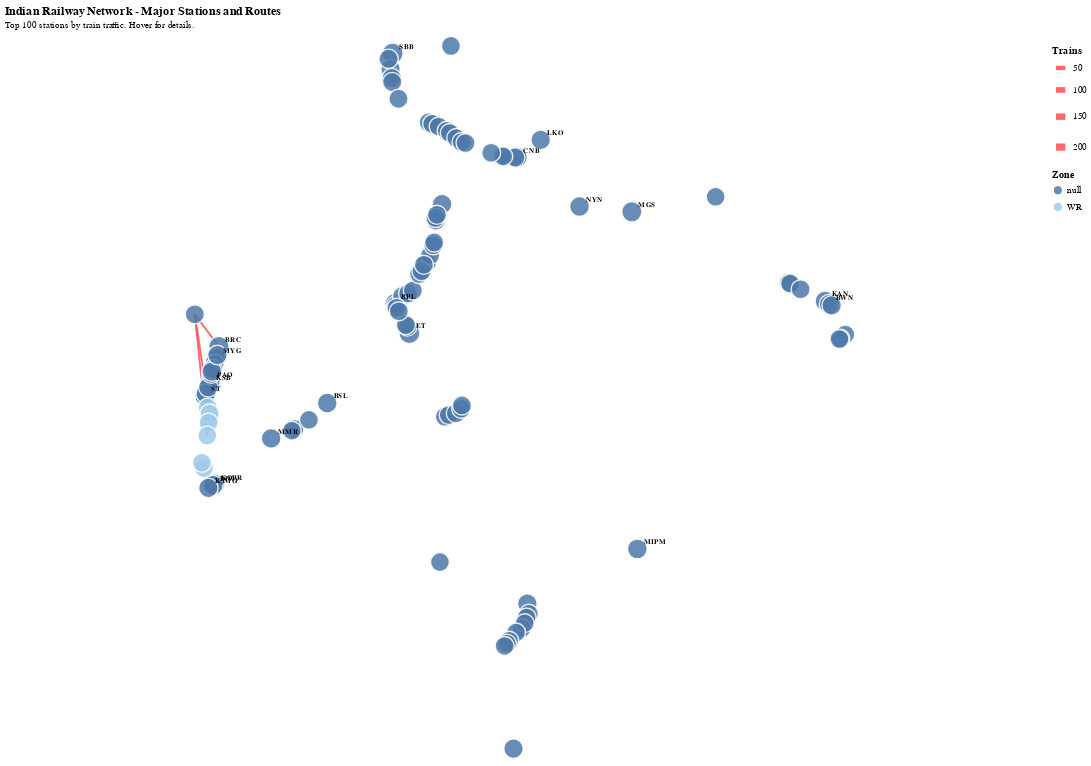

Notebook code for this chart:
### Code cell
chart

### Figure 1 — Vega-Lite specification as saved in the notebook (floating-point values rounded to 4 significant figures)
{"config": {"view": {"continuousWidth": 300, "continuousHeight": 300, "strokeWidth": 0}}, "layer": [{"data": {"name": "data-b579aa8f63f14e21ec0dd7076076fa5a"}, "mark": {"type": "rule", "color": "#ff4444", "opacity": 0.8}, "encoding": {"latitude": {"field": "lat1", "type": "quantitative"}, "latitude2": {"field": "lat2"}, "longitude": {"field": "lon1", "type": "quantitative"}, "longitude2": {"field": "lon2"}, "strokeWidth": {"field": "train_count", "legend": {"title": "Trains"}, "scale": {"range": [2, 8], "type": "sqrt"}, "type": "quantitative"}, "tooltip": [{"field": "from_name", "title": "From", "type": "nominal"}, {"field": "to_name", "title": "To", "type": "nominal"}, {"field": "train_count", "title": "Trains", "type": "quantitative"}]}}, {"data": {"name": "data-9efed27d104a836bc9198124bb003254"}, "mark": {"type": "circle", "stroke": "white", "strokeWidth": 1.5}, "encoding": {"color": {"field": "zone", "legend": {"orient": "right", "title": "Zone"}, "scale": {"scheme": "tableau20"}, "type": "nominal"}, "latitude": {"field": "lat", "type": "quantitative"}, "longitude": {"field": "lon", "type": "quantitative"}, "opacity": {"value": 0.85}, "size": {"condition": {"param": "param_4", "empty": false, "value": 600}, "field": "total_trains", "legend": null, "scale": {"range": [50, 500], "type": "sqrt"}, "type": "quantitative"}, "tooltip": [{"field": "name", "title": "Station", "type": "nominal"}, {"field": "code", "title": "Code", "type": "nominal"}, {"field": "zone", "title": "Zone", "type": "nominal"}, {"field": "total_trains", "format": ",", "title": "Trains", "type": "quantitative"}]}, "name": "view_4"}, {"data": {"name": "data-e50efac262a4d0ee20f3ac0a4c347cdf"}, "mark": {"type": "text", "align": "left", "dx": 7, "dy": -7, "fontSize": 8, "fontWeight": "bold"}, "encoding": {"latitude": {"field": "lat", "type": "quantitative"}, "longitude": {"field": "lon", "type": "quantitative"}, "text": {"field": "code", "type": "nominal"}}}], "height": 750, "params": [{"name": "param_4", "select": {"type": "point", "fields": ["code"], "on": "mouseover"}, "views": ["view_4"]}], "projection": {"type": "mercator"}, "title": {"text": "Indian Railway Network - Major Stations and Routes", "subtitle": "Top 100 stations by train traffic. Hover for details.", "subtitleFontSize": 10, "anchor": "start"}, "width": 1100, "$schema": "https://vega.github.io/schema/vega-lite/v5.20.1.json", "datasets": {"data-b579aa8f63f14e21ec0dd7076076fa5a": [{"from": "DIVA", "to": "KOPR", "train_count": 198, "lat1": 19.19, "lon1": 73.04, "from_name": "DIVA", "lat2": 19.21, "lon2": 73.08, "to_name": "KOPAR ROAD"}, {"from": "CSN", "to": "HPR", "train_count": 181, "lat1": 20.46, "lon1": 75.0, "from_name": "CHALISGAON JN", "lat2": 20.42, "lon2": 74.94, "to_name": "HIRAPUR"}, {"from": "BNI", "to": "HBD", "train_count": 190, "lat1": 22.79, "lon1": 77.68, "from_name": "BUDNI", "lat2": 22.75, "lon2": 77.72, "to_name": "HOSHANGABAD"}, {"from": "MDDP", "to": "MSO", "train_count": 189, "lat1": 23.09, "lon1": 77.51, "from_name": "MANDI DIP", "lat2": 23.17, "lon2": 77.46, "to_name": "MISROD"}, {"from": "HBJ", "to": "MSO", "train_count": 190, "lat1": 23.22, "lon1": 77.44, "from_name": "HABIBGANJ", "lat2": 23.17, "lon2": 77.46, "to_name": "MISROD"}, {"from": "BPL", "to": "HBJ", "train_count": 192, "lat1": 23.27, "lon1": 77.41, "from_name": "BHOPAL JN", "lat2": 23.22, "lon2": 77.44, "to_name": "HABIBGANJ"}, {"from": "BET", "to": "KAH", "train_count": 190, "lat1": 23.91, "lon1": 78.0, "from_name": "BARETH", "lat2": 23.98, "lon2": 78.06, "to_name": "KALHAR"}, {"from": "BINA", "to": "KIKA", "train_count": 190, "lat1": 24.17, "lon1": 78.18, "from_name": "BINA JN", "lat2": 24.12, "lon2": 78.11, "to_name": "KURWAI KETHORA"}, {"from": "JLN", "to": "JRO", "train_count": 190, "lat1": 24.55, "lon1": 78.34, "from_name": "JAKHALAUN", "lat2": 24.61, "lon2": 78.36, "to_name": "JIRON"}, {"from": "BZY", "to": "MZX", "train_count": 190, "lat1": 25.14, "lon1": 78.39, "from_name": "BASAI", "lat2": 25.09, "lon2": 78.4, "to_name": "MATATILA"}, {"from": "BPW", "to": "BZY", "train_count": 190, "lat1": 25.21, "lon1": 78.43, "from_name": "BURHPURA", "lat2": 25.14, "lon2": 78.39, "to_name": "BASAI"}, {"from": "BCQ", "to": "STN", "train_count": 186, "lat1": 23.71, "lon1": 86.93, "from_name": "BARACHAK", "lat2": 23.72, "lon2": 86.9, "to_name": "SITARAMPUR"}, {"from": "HNG", "to": "TDL", "train_count": 189, "lat1": 27.18, "lon1": 78.31, "from_name": "HIRANGAON", "lat2": 27.21, "lon2": 78.23, "to_name": "TUNDLA JN"}, {"from": "BDN", "to": "KAA", "train_count": 185, "lat1": 26.98, "lon1": 78.74, "from_name": "BHADAN", "lat2": 27.03, "lon2": 78.66, "to_name": "KAURARA"}, {"from": "EKL", "to": "ETW", "train_count": 185, "lat1": 26.77, "lon1": 79.12, "from_name": "EKDIL", "lat2": 26.79, "lon2": 79.02, "to_name": "ETAWAH"}, {"from": "MTO", "to": "RMW", "train_count": 185, "lat1": 26.48, "lon1": 80.03, "from_name": "MAITHA", "lat2": 26.48, "lon2": 79.98, "to_name": "ROSHAN MAU"}, {"from": "CNB", "to": "GOY", "train_count": 213, "lat1": 26.45, "lon1": 80.35, "from_name": "KANPUR CENTRAL", "lat2": 26.45, "lon2": 80.31, "to_name": "GOVINDPURI"}, {"from": "PWL", "to": "RDE", "train_count": 198, "lat1": 28.15, "lon1": 77.34, "from_name": "PALWAL", "lat2": 28.07, "lon2": 77.35, "to_name": "RUNDHI"}, {"from": "KSPR", "to": "MYG", "train_count": 212, "lat1": 22.12, "lon1": 73.15, "from_name": "KASHIPURA SARAR", "lat2": 22.05, "lon2": 73.12, "to_name": "MIYAGAM KARJAN"}, {"from": "CVJ", "to": "NIU", "train_count": 212, "lat1": 21.75, "lon1": 73.01, "from_name": "CHAVAJ", "lat2": 21.81, "lon2": 73.03, "to_name": "NABIPUR"}, {"from": "BH", "to": "CVJ", "train_count": 211, "lat1": 21.71, "lon1": 73.0, "from_name": "BHARUCH JN", "lat2": 21.75, "lon2": 73.01, "to_name": "CHAVAJ"}, {"from": "KIM", "to": "KSB", "train_count": 214, "lat1": 21.4, "lon1": 72.93, "from_name": "KIM", "lat2": 21.46, "lon2": 72.95, "to_name": "KOSAMBA JN"}, {"from": "AML", "to": "BIM", "train_count": 188, "lat1": 20.81, "lon1": 72.96, "from_name": "AMALSAD", "lat2": 20.76, "lon2": 72.97, "to_name": "BILIMORA JN"}, {"from": "BL", "to": "DGI", "train_count": 189, "lat1": 20.61, "lon1": 72.93, "from_name": "VALSAD", "lat2": 20.69, "lon2": 72.95, "to_name": "DUNGRI"}, {"from": "KRV", "to": "OGL", "train_count": 180, "lat1": 15.55, "lon1": 80.11, "from_name": "KARAVADI", "lat2": 15.5, "lon2": 80.06, "to_name": "ONGOLE"}, {"from": "TEL", "to": "TSR", "train_count": 179, "lat1": 16.24, "lon1": 80.64, "from_name": "TENALI JN", "lat2": 16.16, "lon2": 80.59, "to_name": "TSUNDURU"}, {"from": "CGA", "to": "FLR", "train_count": 182, "lat1": 22.49, "lon1": 88.14, "from_name": "CHENGEL", "lat2": 22.48, "lon2": 88.12, "to_name": "PHULESWAR"}, {"from": "BTBR", "to": "GMG", "train_count": 189, "lat1": 20.92, "lon1": 79.01, "from_name": "BUTI BORI", "lat2": 20.99, "lon2": 79.03, "to_name": "GUMGAON"}, {"from": "SEGM", "to": "SLOR", "train_count": 70, "lat1": 20.74, "lon1": 78.62, "from_name": "SEVAGRAM", "lat2": 20.78, "lon2": 78.71, "to_name": "SELOO ROAD"}, {"from": "BWN", "to": "GRP", "train_count": 198, "lat1": 23.25, "lon1": 87.87, "from_name": "BARDDHAMAN JN", "lat2": 23.22, "lon2": 87.93, "to_name": "GANGPUR"}, {"from": "NYN", "to": "NYN", "train_count": 6, "lat1": 25.39, "lon1": 81.86, "from_name": "NAINI", "lat2": 25.39, "lon2": 81.86, "to_name": "NAINI"}, {"from": "KCC", "to": "TEL", "train_count": 3, "lat1": 16.48, "lon1": 80.6, "from_name": "KRISHNA CANAL", "lat2": 16.24, "lon2": 80.64, "to_name": "TENALI JN"}, {"from": "BBQ", "to": "BBQ", "train_count": 15, "lat1": 13.1, "lon1": 80.27, "from_name": "BASIN BRIDGE JN", "lat2": 13.1, "lon2": 80.27, "to_name": "BASIN BRIDGE JN"}, {"from": "MIPM", "to": "MIPM", "train_count": 29, "lat1": 17.74, "lon1": 83.25, "from_name": "MARRIPALEM", "lat2": 17.74, "lon2": 83.25, "to_name": "MARRIPALEM"}, {"from": "ADI", "to": "BRC", "train_count": 1, "lat1": 23.03, "lon1": 72.6, "from_name": "AHMEDABAD JN", "lat2": 22.31, "lon2": 73.18, "to_name": "VADODARA JN"}, {"from": "UDL", "to": "UDL", "train_count": 10, "lat1": 23.58, "lon1": 87.18, "from_name": "ANDAL JN", "lat2": 23.58, "lon2": 87.18, "to_name": "ANDAL JN"}, {"from": "ADI", "to": "BIM", "train_count": 1, "lat1": 23.03, "lon1": 72.6, "from_name": "AHMEDABAD JN", "lat2": 20.76, "lon2": 72.97, "to_name": "BILIMORA JN"}, {"from": "ADI", "to": "KEB", "train_count": 1, "lat1": 23.03, "lon1": 72.6, "from_name": "AHMEDABAD JN", "lat2": 20.32, "lon2": 72.9, "to_name": "KARAMBELI"}], "data-9efed27d104a836bc9198124bb003254": [{"code": "CNB", "name": "KANPUR CENTRAL", "state": null, "zone": null, "lon": 80.35, "lat": 26.45, "total_trains": 578.0}, {"code": "ET", "name": "ITARSI JN", "state": null, "zone": null, "lon": 77.77, "lat": 22.61, "total_trains": 576.0}, {"code": "SBB", "name": "SAHIBABAD", "state": null, "zone": null, "lon": 77.36, "lat": 28.67, "total_trains": 570.0}, {"code": "KOPR", "name": "KOPAR ROAD", "state": null, "zone": null, "lon": 73.08, "lat": 19.21, "total_trains": 524.0}, {"code": "MGS", "name": "MUGHAL SARAI JN", "state": null, "zone": null, "lon": 83.12, "lat": 25.28, "total_trains": 490.0}, {"code": "BRC", "name": "VADODARA JN", "state": null, "zone": null, "lon": 73.18, "lat": 22.31, "total_trains": 490.0}, {"code": "KAN", "name": "KHANA JN", "state": null, "zone": null, "lon": 87.77, "lat": 23.32, "total_trains": 464.0}, {"code": "DIVA", "name": "DIVA", "state": null, "zone": null, "lon": 73.04, "lat": 19.19, "total_trains": 456.0}, {"code": "MIPM", "name": "MARRIPALEM", "state": null, "zone": null, "lon": 83.25, "lat": 17.74, "total_trains": 450.0}, {"code": "NYN", "name": "NAINI", "state": null, "zone": null, "lon": 81.86, "lat": 25.39, "total_trains": 444.0}, {"code": "BWN", "name": "BARDDHAMAN JN", "state": null, "zone": null, "lon": 87.87, "lat": 23.25, "total_trains": 442.0}, {"code": "ST", "name": "SURAT", "state": null, "zone": null, "lon": 72.84, "lat": 21.21, "total_trains": 440.0}, {"code": "BSL", "name": "BHUSAVAL JN", "state": null, "zone": null, "lon": 75.79, "lat": 21.05, "total_trains": 438.0}, {"code": "BPL", "name": "BHOPAL JN", "state": null, "zone": null, "lon": 77.41, "lat": 23.27, "total_trains": 437.0}, {"code": "MMR", "name": "MANMAD JN", "state": null, "zone": null, "lon": 74.44, "lat": 20.25, "total_trains": 436.0}, {"code": "LKO", "name": "LUCKNOW", "state": null, "zone": null, "lon": 80.93, "lat": 26.83, "total_trains": 431.0}, {"code": "KSB", "name": "KOSAMBA JN", "state": null, "zone": null, "lon": 72.95, "lat": 21.46, "total_trains": 430.0}, {"code": "KJMG", "name": "KANJUR MARG", "state": null, "zone": null, "lon": 72.93, "lat": 19.13, "total_trains": 430.0}, {"code": "MYG", "name": "MIYAGAM KARJAN", "state": null, "zone": null, "lon": 73.12, "lat": 22.05, "total_trains": 429.0}, {"code": "PAO", "name": "PANOLI", "state": null, "zone": null, "lon": 72.98, "lat": 21.54, "total_trains": 428.0}, {"code": "KSE", "name": "KOSAD", "state": null, "zone": null, "lon": 72.87, "lat": 21.26, "total_trains": 428.0}, {"code": "KIM", "name": "KIM", "state": null, "zone": null, "lon": 72.93, "lat": 21.4, "total_trains": 428.0}, {"code": "JHS", "name": "JHANSI JN", "state": null, "zone": null, "lon": 78.55, "lat": 25.44, "total_trains": 427.0}, {"code": "BINA", "name": "BINA JN", "state": null, "zone": null, "lon": 78.18, "lat": 24.17, "total_trains": 427.0}, {"code": "BH", "name": "BHARUCH JN", "state": null, "zone": null, "lon": 73.0, "lat": 21.71, "total_trains": 426.0}, {"code": "PLJ", "name": "PALEJ", "state": null, "zone": null, "lon": 73.07, "lat": 21.92, "total_trains": 424.0}, {"code": "NIU", "name": "NABIPUR", "state": null, "zone": null, "lon": 73.03, "lat": 21.81, "total_trains": 424.0}, {"code": "CVJ", "name": "CHAVAJ", "state": null, "zone": null, "lon": 73.01, "lat": 21.75, "total_trains": 424.0}, {"code": "KSPR", "name": "KASHIPURA SARAR", "state": null, "zone": null, "lon": 73.15, "lat": 22.12, "total_trains": 424.0}, {"code": "KCC", "name": "KRISHNA CANAL", "state": null, "zone": null, "lon": 80.6, "lat": 16.48, "total_trains": 424.0}, {"code": "GRP", "name": "GANGPUR", "state": null, "zone": null, "lon": 87.93, "lat": 23.22, "total_trains": 420.0}, {"code": "BBQ", "name": "BASIN BRIDGE JN", "state": null, "zone": null, "lon": 80.27, "lat": 13.1, "total_trains": 418.0}, {"code": "GOY", "name": "GOVINDPURI", "state": null, "zone": null, "lon": 80.31, "lat": 26.45, "total_trains": 410.0}, {"code": "BVH", "name": "BALLABGARH", "state": null, "zone": null, "lon": 77.31, "lat": 28.34, "total_trains": 400.0}, {"code": "OKA", "name": "OKHLA", "state": null, "zone": null, "lon": 77.26, "lat": 28.56, "total_trains": 400.0}, {"code": "PWL", "name": "PALWAL", "state": null, "zone": null, "lon": 77.34, "lat": 28.15, "total_trains": 398.0}, {"code": "RDE", "name": "RUNDHI", "state": null, "zone": null, "lon": 77.35, "lat": 28.07, "total_trains": 396.0}, {"code": "STN", "name": "SITARAMPUR", "state": null, "zone": null, "lon": 86.9, "lat": 23.72, "total_trains": 395.0}, {"code": "CHJ", "name": "CHATA", "state": null, "zone": null, "lon": 77.5, "lat": 27.71, "total_trains": 392.0}, {"code": "TDL", "name": "TUNDLA JN", "state": null, "zone": null, "lon": 78.23, "lat": 27.21, "total_trains": 390.0}, {"code": "SEGM", "name": "SEVAGRAM", "state": null, "zone": null, "lon": 78.62, "lat": 20.74, "total_trains": 390.0}, {"code": "BIM", "name": "BILIMORA JN", "state": "Gujarat", "zone": "WR", "lon": 72.97, "lat": 20.76, "total_trains": 384.0}, {"code": "HBJ", "name": "HABIBGANJ", "state": null, "zone": null, "lon": 77.44, "lat": 23.22, "total_trains": 383.0}, {"code": "HBD", "name": "HOSHANGABAD", "state": null, "zone": null, "lon": 77.72, "lat": 22.75, "total_trains": 380.0}, {"code": "BNI", "name": "BUDNI", "state": null, "zone": null, "lon": 77.68, "lat": 22.79, "total_trains": 380.0}, {"code": "MZX", "name": "MATATILA", "state": null, "zone": null, "lon": 78.4, "lat": 25.09, "total_trains": 380.0}, {"code": "BZY", "name": "BASAI", "state": null, "zone": null, "lon": 78.39, "lat": 25.14, "total_trains": 380.0}, {"code": "BPW", "name": "BURHPURA", "state": null, "zone": null, "lon": 78.43, "lat": 25.21, "total_trains": 380.0}, {"code": "KOA", "name": "KARONDA", "state": null, "zone": null, "lon": 78.27, "lat": 24.33, "total_trains": 380.0}, {"code": "JLN", "name": "JAKHALAUN", "state": null, "zone": null, "lon": 78.34, "lat": 24.55, "total_trains": 380.0}, {"code": "JRO", "name": "JIRON", "state": null, "zone": null, "lon": 78.36, "lat": 24.61, "total_trains": 380.0}, {"code": "DWG", "name": "DEWANGANJ", "state": null, "zone": null, "lon": 77.59, "lat": 23.43, "total_trains": 380.0}, {"code": "SCI", "name": "SANCHI", "state": null, "zone": null, "lon": 77.74, "lat": 23.49, "total_trains": 380.0}, {"code": "SORI", "name": "SORAI", "state": null, "zone": null, "lon": 77.85, "lat": 23.55, "total_trains": 380.0}, {"code": "BET", "name": "BARETH", "state": null, "zone": null, "lon": 78.0, "lat": 23.91, "total_trains": 380.0}, {"code": "KAH", "name": "KALHAR", "state": null, "zone": null, "lon": 78.06, "lat": 23.98, "total_trains": 380.0}, {"code": "KIKA", "name": "KURWAI KETHORA", "state": null, "zone": null, "lon": 78.11, "lat": 24.12, "total_trains": 380.0}, {"code": "MSO", "name": "MISROD", "state": null, "zone": null, "lon": 77.46, "lat": 23.17, "total_trains": 380.0}, {"code": "MDDP", "name": "MANDI DIP", "state": null, "zone": null, "lon": 77.51, "lat": 23.09, "total_trains": 379.0}, {"code": "TEL", "name": "TENALI JN", "state": null, "zone": null, "lon": 80.64, "lat": 16.24, "total_trains": 378.0}, {"code": "NVS", "name": "NAVSARI", "state": "Gujarat", "zone": "WR", "lon": 72.91, "lat": 20.95, "total_trains": 378.0}, {"code": "SLOR", "name": "SELOO ROAD", "state": null, "zone": null, "lon": 78.71, "lat": 20.78, "total_trains": 378.0}, {"code": "SNI", "name": "SINDI", "state": null, "zone": null, "lon": 78.88, "lat": 20.82, "total_trains": 378.0}, {"code": "HNG", "name": "HIRANGAON", "state": null, "zone": null, "lon": 78.31, "lat": 27.18, "total_trains": 378.0}, {"code": "MNR", "name": "MAKKHANPUR", "state": null, "zone": null, "lon": 78.47, "lat": 27.12, "total_trains": 378.0}, {"code": "DGI", "name": "DUNGRI", "state": "Gujarat", "zone": "WR", "lon": 72.95, "lat": 20.69, "total_trains": 378.0}, {"code": "BTBR", "name": "BUTI BORI", "state": null, "zone": null, "lon": 79.01, "lat": 20.92, "total_trains": 378.0}, {"code": "GMG", "name": "GUMGAON", "state": null, "zone": null, "lon": 79.03, "lat": 20.99, "total_trains": 378.0}, {"code": "AML", "name": "AMALSAD", "state": "Gujarat", "zone": "WR", "lon": 72.96, "lat": 20.81, "total_trains": 378.0}, {"code": "ADI", "name": "AHMEDABAD JN", "state": null, "zone": null, "lon": 72.6, "lat": 23.03, "total_trains": 376.0}, {"code": "MB", "name": "MORADABAD", "state": null, "zone": null, "lon": 78.77, "lat": 28.83, "total_trains": 375.0}, {"code": "BCQ", "name": "BARACHAK", "state": null, "zone": null, "lon": 86.93, "lat": 23.71, "total_trains": 372.0}, {"code": "RMW", "name": "ROSHAN MAU", "state": null, "zone": null, "lon": 79.98, "lat": 26.48, "total_trains": 370.0}, {"code": "MTO", "name": "MAITHA", "state": null, "zone": null, "lon": 80.03, "lat": 26.48, "total_trains": 370.0}, {"code": "JJK", "name": "JHINJHAK", "state": null, "zone": null, "lon": 79.73, "lat": 26.55, "total_trains": 370.0}, {"code": "KAA", "name": "KAURARA", "state": null, "zone": null, "lon": 78.66, "lat": 27.03, "total_trains": 370.0}, {"code": "BDN", "name": "BHADAN", "state": null, "zone": null, "lon": 78.74, "lat": 26.98, "total_trains": 370.0}, {"code": "JGR", "name": "JASWANTNAGAR", "state": null, "zone": null, "lon": 78.89, "lat": 26.87, "total_trains": 370.0}, {"code": "ETW", "name": "ETAWAH", "state": null, "zone": null, "lon": 79.02, "lat": 26.79, "total_trains": 370.0}, {"code": "EKL", "name": "EKDIL", "state": null, "zone": null, "lon": 79.12, "lat": 26.77, "total_trains": 370.0}, {"code": "BL", "name": "VALSAD", "state": "Gujarat", "zone": "WR", "lon": 72.93, "lat": 20.61, "total_trains": 370.0}, {"code": "SAH", "name": "SAPHALE", "state": "Maharashtra", "zone": "WR", "lon": 72.82, "lat": 19.58, "total_trains": 368.0}, {"code": "PLG", "name": "PALGHAR", "state": "Maharashtra", "zone": "WR", "lon": 72.77, "lat": 19.7, "total_trains": 368.0}, {"code": "CSN", "name": "CHALISGAON JN", "state": null, "zone": null, "lon": 75.0, "lat": 20.46, "total_trains": 367.0}, {"code": "SC", "name": "SECUNDERABAD JN", "state": null, "zone": null, "lon": 78.5, "lat": 17.43, "total_trains": 366.0}, {"code": "MRGM", "name": "MAURIGRAM", "state": null, "zone": null, "lon": 88.26, "lat": 22.58, "total_trains": 364.0}, {"code": "CGA", "name": "CHENGEL", "state": null, "zone": null, "lon": 88.14, "lat": 22.49, "total_trains": 364.0}, {"code": "FLR", "name": "PHULESWAR", "state": null, "zone": null, "lon": 88.12, "lat": 22.48, "total_trains": 364.0}, {"code": "UDL", "name": "ANDAL JN", "state": null, "zone": null, "lon": 87.18, "lat": 23.58, "total_trains": 364.0}, {"code": "PNBE", "name": "PATNA JN", "state": null, "zone": null, "lon": 85.14, "lat": 25.6, "total_trains": 363.0}, {"code": "HPR", "name": "HIRAPUR", "state": null, "zone": null, "lon": 74.94, "lat": 20.42, "total_trains": 362.0}, {"code": "PC", "name": "PACHORA JN", "state": null, "zone": null, "lon": 75.35, "lat": 20.67, "total_trains": 362.0}, {"code": "KEB", "name": "KARAMBELI", "state": "Gujarat", "zone": "WR", "lon": 72.9, "lat": 20.32, "total_trains": 362.0}, {"code": "TSR", "name": "TSUNDURU", "state": null, "zone": null, "lon": 80.59, "lat": 16.16, "total_trains": 360.0}, {"code": "BPP", "name": "BAPATLA", "state": null, "zone": null, "lon": 80.47, "lat": 15.91, "total_trains": 360.0}, {"code": "MCVM", "name": "MACHAVARAM", "state": null, "zone": null, "lon": 80.54, "lat": 16.03, "total_trains": 360.0}, {"code": "JAQ", "name": "JANDRAPETA", "state": null, "zone": null, "lon": 80.33, "lat": 15.81, "total_trains": 360.0}, {"code": "RPRL", "name": "RAPARLA HALT", "state": null, "zone": null, "lon": 80.17, "lat": 15.62, "total_trains": 360.0}, {"code": "KRV", "name": "KARAVADI", "state": null, "zone": null, "lon": 80.11, "lat": 15.55, "total_trains": 360.0}, {"code": "OGL", "name": "ONGOLE", "state": null, "zone": null, "lon": 80.06, "lat": 15.5, "total_trains": 360.0}], "data-e50efac262a4d0ee20f3ac0a4c347cdf": [{"code": "CNB", "name": "KANPUR CENTRAL", "state": null, "zone": null, "lon": 80.35, "lat": 26.45, "total_trains": 578.0}, {"code": "ET", "name": "ITARSI JN", "state": null, "zone": null, "lon": 77.77, "lat": 22.61, "total_trains": 576.0}, {"code": "SBB", "name": "SAHIBABAD", "state": null, "zone": null, "lon": 77.36, "lat": 28.67, "total_trains": 570.0}, {"code": "KOPR", "name": "KOPAR ROAD", "state": null, "zone": null, "lon": 73.08, "lat": 19.21, "total_trains": 524.0}, {"code": "MGS", "name": "MUGHAL SARAI JN", "state": null, "zone": null, "lon": 83.12, "lat": 25.28, "total_trains": 490.0}, {"code": "BRC", "name": "VADODARA JN", "state": null, "zone": null, "lon": 73.18, "lat": 22.31, "total_trains": 490.0}, {"code": "KAN", "name": "KHANA JN", "state": null, "zone": null, "lon": 87.77, "lat": 23.32, "total_trains": 464.0}, {"code": "DIVA", "name": "DIVA", "state": null, "zone": null, "lon": 73.04, "lat": 19.19, "total_trains": 456.0}, {"code": "MIPM", "name": "MARRIPALEM", "state": null, "zone": null, "lon": 83.25, "lat": 17.74, "total_trains": 450.0}, {"code": "NYN", "name": "NAINI", "state": null, "zone": null, "lon": 81.86, "lat": 25.39, "total_trains": 444.0}, {"code": "BWN", "name": "BARDDHAMAN JN", "state": null, "zone": null, "lon": 87.87, "lat": 23.25, "total_trains": 442.0}, {"code": "ST", "name": "SURAT", "state": null, "zone": null, "lon": 72.84, "lat": 21.21, "total_trains": 440.0}, {"code": "BSL", "name": "BHUSAVAL JN", "state": null, "zone": null, "lon": 75.79, "lat": 21.05, "total_trains": 438.0}, {"code": "BPL", "name": "BHOPAL JN", "state": null, "zone": null, "lon": 77.41, "lat": 23.27, "total_trains": 437.0}, {"code": "MMR", "name": "MANMAD JN", "state": null, "zone": null, "lon": 74.44, "lat": 20.25, "total_trains": 436.0}, {"code": "LKO", "name": "LUCKNOW", "state": null, "zone": null, "lon": 80.93, "lat": 26.83, "total_trains": 431.0}, {"code": "KSB", "name": "KOSAMBA JN", "state": null, "zone": null, "lon": 72.95, "lat": 21.46, "total_trains": 430.0}, {"code": "KJMG", "name": "KANJUR MARG", "state": null, "zone": null, "lon": 72.93, "lat": 19.13, "total_trains": 430.0}, {"code": "MYG", "name": "MIYAGAM KARJAN", "state": null, "zone": null, "lon": 73.12, "lat": 22.05, "total_trains": 429.0}, {"code": "PAO", "name": "PANOLI", "state": null, "zone": null, "lon": 72.98, "lat": 21.54, "total_trains": 428.0}]}}
